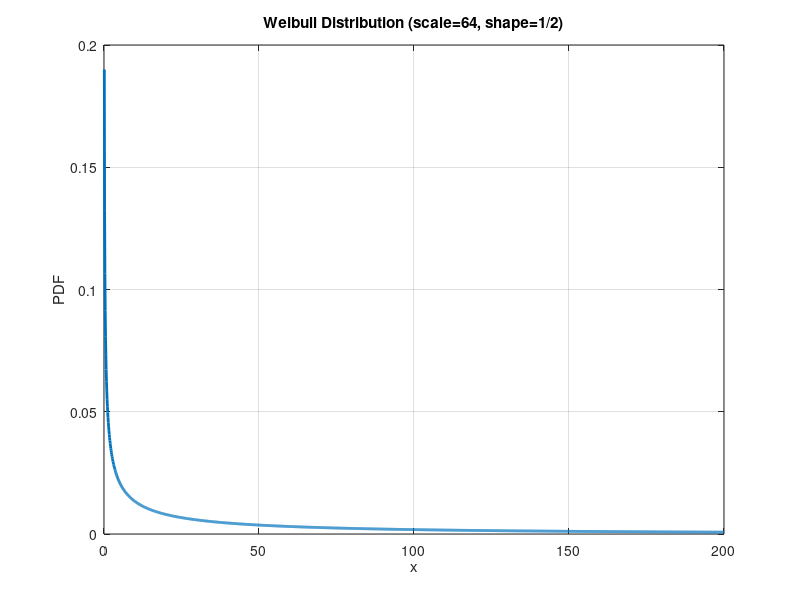

MATLAB code for this plot:
% 파라미터 설정
lambda = 64;
k = 1/2;

% 범위 설정
x = 0:0.1:200;

% Weibull 분포의 확률 밀도 함수(PDF) 계산
pdf = (k/lambda) * (x/lambda).^(k-1) .* exp(-(x/lambda).^k);

% 그래프 그리기
plot(x, pdf, 'LineWidth', 2);
title('Weibull Distribution (scale=64, shape=1/2)');
xlabel('x');
ylabel('PDF');
grid on;